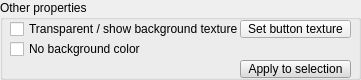
  <widget class="QGroupBox" name="groupBox_6">
   <property name="geometry">
    <rect>
     <x>10</x>
     <y>440</y>
     <width>361</width>
     <height>80</height>
    </rect>
   </property>
   <property name="title">
    <string>Other properties</string>
   </property>
   <property name="flat">
    <bool>true</bool>
   </property>
   <widget class="QCheckBox" name="qqTransparent">
    <property name="geometry">
     <rect>
      <x>10</x>
      <y>20</y>
      <width>231</width>
      <height>18</height>
     </rect>
    </property>
    <property name="focusPolicy">
     <enum>Qt::StrongFocus</enum>
    </property>
    <property name="text">
     <string>Transparent / show background texture</string>
    </property>
   </widget>
   <widget class="QCheckBox" name="qqNoBackground">
    <property name="geometry">
     <rect>
      <x>10</x>
      <y>40</y>
      <width>181</width>
      <height>18</height>
     </rect>
    </property>
    <property name="focusPolicy">
     <enum>Qt::StrongFocus</enum>
    </property>
    <property name="text">
     <string>No background color</string>
    </property>
   </widget>
   <widget class="QToolButton" name="qqApplyOtherProperties">
    <property name="geometry">
     <rect>
      <x>240</x>
      <y>60</y>
      <width>111</width>
      <height>18</height>
     </rect>
    </property>
    <property name="palette">
     <palette>
      <active>
       <colorrole role="WindowText">
        <brush brushstyle="SolidPattern">
         <color alpha="255">
          <red>0</red>
          <green>0</green>
          <blue>0</blue>
         </color>
        </brush>
       </colorrole>
       <colorrole role="Button">
        <brush brushstyle="SolidPattern">
         <color alpha="255">
          <red>220</red>
          <green>220</green>
          <blue>220</blue>
         </color>
        </brush>
       </colorrole>
       <colorrole role="Light">
        <brush brushstyle="SolidPattern">
         <color alpha="255">
          <red>255</red>
          <green>255</green>
          <blue>255</blue>
         </color>
        </brush>
       </colorrole>
       <colorrole role="Midlight">
        <brush brushstyle="SolidPattern">
         <color alpha="255">
          <red>237</red>
          <green>237</green>
          <blue>237</blue>
         </color>
        </brush>
       </colorrole>
       <colorrole role="Dark">
        <brush brushstyle="SolidPattern">
         <color alpha="255">
          <red>110</red>
          <green>110</green>
          <blue>110</blue>
         </color>
        </brush>
       </colorrole>
       <colorrole role="Mid">
        <brush brushstyle="SolidPattern">
         <color alpha="255">
          <red>147</red>
          <green>147</green>
          <blue>147</blue>
         </color>
        </brush>
       </colorrole>
       <colorrole role="Text">
        <brush brushstyle="SolidPattern">
         <color alpha="255">
          <red>0</red>
          <green>0</green>
          <blue>0</blue>
         </color>
        </brush>
       </colorrole>
       <colorrole role="BrightText">
        <brush brushstyle="SolidPattern">
         <color alpha="255">
          <red>255</red>
          <green>255</green>
          <blue>255</blue>
         </color>
        </brush>
       </colorrole>
       <colorrole role="ButtonText">
        <brush brushstyle="SolidPattern">
         <color alpha="255">
          <red>0</red>
          <green>0</green>
          <blue>0</blue>
         </color>
        </brush>
       </colorrole>
       <colorrole role="Base">
        <brush brushstyle="SolidPattern">
         <color alpha="255">
          <red>255</red>
          <green>255</green>
          <blue>255</blue>
         </color>
        </brush>
       </colorrole>
       <colorrole role="Window">
        <brush brushstyle="SolidPattern">
         <color alpha="255">
          <red>220</red>
          <green>220</green>
          <blue>220</blue>
         </color>
        </brush>
       </colorrole>
       <colorrole role="Shadow">
        <brush brushstyle="SolidPattern">
         <color alpha="255">
          <red>0</red>
          <green>0</green>
          <blue>0</blue>
         </color>
        </brush>
       </colorrole>
       <colorrole role="AlternateBase">
        <brush brushstyle="SolidPattern">
         <color alpha="255">
          <red>237</red>
          <green>237</green>
          <blue>237</blue>
         </color>
        </brush>
       </colorrole>
       <colorrole role="ToolTipBase">
        <brush brushstyle="SolidPattern">
         <color alpha="255">
          <red>255</red>
          <green>255</green>
          <blue>220</blue>
         </color>
        </brush>
       </colorrole>
       <colorrole role="ToolTipText">
        <brush brushstyle="SolidPattern">
         <color alpha="255">
          <red>0</red>
          <green>0</green>
          <blue>0</blue>
         </color>
        </brush>
       </colorrole>
      </active>
      <inactive>
       <colorrole role="WindowText">
        <brush brushstyle="SolidPattern">
         <color alpha="255">
          <red>0</red>
          <green>0</green>
          <blue>0</blue>
         </color>
        </brush>
       </colorrole>
       <colorrole role="Button">
        <brush brushstyle="SolidPattern">
         <color alpha="255">
          <red>220</red>
          <green>220</green>
          <blue>220</blue>
         </color>
        </brush>
       </colorrole>
       <colorrole role="Light">
        <brush brushstyle="SolidPattern">
         <color alpha="255">
          <red>255</red>
          <green>255</green>
          <blue>255</blue>
         </color>
        </brush>
       </colorrole>
       <colorrole role="Midlight">
        <brush brushstyle="SolidPattern">
         <color alpha="255">
          <red>237</red>
          <green>237</green>
          <blue>237</blue>
         </color>
        </brush>
       </colorrole>
       <colorrole role="Dark">
        <brush brushstyle="SolidPattern">
         <color alpha="255">
          <red>110</red>
          <green>110</green>
          <blue>110</blue>
         </color>
        </brush>
       </colorrole>
       <colorrole role="Mid">
        <brush brushstyle="SolidPattern">
         <color alpha="255">
          <red>147</red>
          <green>147</green>
          <blue>147</blue>
         </color>
        </brush>
       </colorrole>
       <colorrole role="Text">
        <brush brushstyle="SolidPattern">
         <color alpha="255">
          <red>0</red>
          <green>0</green>
          <blue>0</blue>
         </color>
        </brush>
       </colorrole>
       <colorrole role="BrightText">
        <brush brushstyle="SolidPattern">
         <color alpha="255">
          <red>255</red>
          <green>255</green>
          <blue>255</blue>
         </color>
        </brush>
       </colorrole>
       <colorrole role="ButtonText">
        <brush brushstyle="SolidPattern">
         <color alpha="255">
          <red>0</red>
          <green>0</green>
          <blue>0</blue>
         </color>
        </brush>
       </colorrole>
       <colorrole role="Base">
        <brush brushstyle="SolidPattern">
         <color alpha="255">
          <red>255</red>
          <green>255</green>
          <blue>255</blue>
         </color>
        </brush>
       </colorrole>
       <colorrole role="Window">
        <brush brushstyle="SolidPattern">
         <color alpha="255">
          <red>220</red>
          <green>220</green>
          <blue>220</blue>
         </color>
        </brush>
       </colorrole>
       <colorrole role="Shadow">
        <brush brushstyle="SolidPattern">
         <color alpha="255">
          <red>0</red>
          <green>0</green>
          <blue>0</blue>
         </color>
        </brush>
       </colorrole>
       <colorrole role="AlternateBase">
        <brush brushstyle="SolidPattern">
         <color alpha="255">
          <red>237</red>
          <green>237</green>
          <blue>237</blue>
         </color>
        </brush>
       </colorrole>
       <colorrole role="ToolTipBase">
        <brush brushstyle="SolidPattern">
         <color alpha="255">
          <red>255</red>
          <green>255</green>
          <blue>220</blue>
         </color>
        </brush>
       </colorrole>
       <colorrole role="ToolTipText">
        <brush brushstyle="SolidPattern">
         <color alpha="255">
          <red>0</red>
          <green>0</green>
          <blue>0</blue>
         </color>
        </brush>
       </colorrole>
      </inactive>
      <disabled>
       <colorrole role="WindowText">
        <brush brushstyle="SolidPattern">
         <color alpha="255">
          <red>110</red>
          <green>110</green>
          <blue>110</blue>
         </color>
        </brush>
       </colorrole>
       <colorrole role="Button">
        <brush brushstyle="SolidPattern">
         <color alpha="255">
          <red>220</red>
          <green>220</green>
          <blue>220</blue>
         </color>
        </brush>
       </colorrole>
       <colorrole role="Light">
        <brush brushstyle="SolidPattern">
         <color alpha="255">
          <red>255</red>
          <green>255</green>
          <blue>255</blue>
         </color>
        </brush>
       </colorrole>
       <colorrole role="Midlight">
        <brush brushstyle="SolidPattern">
         <color alpha="255">
          <red>237</red>
          <green>237</green>
          <blue>237</blue>
         </color>
        </brush>
       </colorrole>
       <colorrole role="Dark">
        <brush brushstyle="SolidPattern">
         <color alpha="255">
          <red>110</red>
          <green>110</green>
          <blue>110</blue>
         </color>
        </brush>
       </colorrole>
       <colorrole role="Mid">
        <brush brushstyle="SolidPattern">
         <color alpha="255">
          <red>147</red>
          <green>147</green>
          <blue>147</blue>
         </color>
        </brush>
       </colorrole>
       <colorrole role="Text">
        <brush brushstyle="SolidPattern">
         <color alpha="255">
          <red>110</red>
          <green>110</green>
          <blue>110</blue>
         </color>
        </brush>
       </colorrole>
       <colorrole role="BrightText">
        <brush brushstyle="SolidPattern">
         <color alpha="255">
          <red>255</red>
          <green>255</green>
          <blue>255</blue>
         </color>
        </brush>
       </colorrole>
       <colorrole role="ButtonText">
        <brush brushstyle="SolidPattern">
         <color alpha="255">
          <red>110</red>
          <green>110</green>
          <blue>110</blue>
         </color>
        </brush>
       </colorrole>
       <colorrole role="Base">
        <brush brushstyle="SolidPattern">
         <color alpha="255">
          <red>220</red>
          <green>220</green>
          <blue>220</blue>
         </color>
        </brush>
       </colorrole>
       <colorrole role="Window">
        <brush brushstyle="SolidPattern">
         <color alpha="255">
          <red>220</red>
          <green>220</green>
          <blue>220</blue>
         </color>
        </brush>
       </colorrole>
       <colorrole role="Shadow">
        <brush brushstyle="SolidPattern">
         <color alpha="255">
          <red>0</red>
          <green>0</green>
          <blue>0</blue>
         </color>
        </brush>
       </colorrole>
       <colorrole role="AlternateBase">
        <brush brushstyle="SolidPattern">
         <color alpha="255">
          <red>220</red>
          <green>220</green>
          <blue>220</blue>
         </color>
        </brush>
       </colorrole>
       <colorrole role="ToolTipBase">
        <brush brushstyle="SolidPattern">
         <color alpha="255">
          <red>255</red>
          <green>255</green>
          <blue>220</blue>
         </color>
        </brush>
       </colorrole>
       <colorrole role="ToolTipText">
        <brush brushstyle="SolidPattern">
         <color alpha="255">
          <red>0</red>
          <green>0</green>
          <blue>0</blue>
         </color>
        </brush>
       </colorrole>
      </disabled>
     </palette>
    </property>
    <property name="focusPolicy">
     <enum>Qt::StrongFocus</enum>
    </property>
    <property name="text">
     <string>Apply to selection</string>
    </property>
   </widget>
   <widget class="QToolButton" name="qqSetTexture">
    <property name="geometry">
     <rect>
      <x>240</x>
      <y>20</y>
      <width>111</width>
      <height>18</height>
     </rect>
    </property>
    <property name="focusPolicy">
     <enum>Qt::StrongFocus</enum>
    </property>
    <property name="text">
     <string>Set button texture</string>
    </property>
   </widget>
  </widget>
